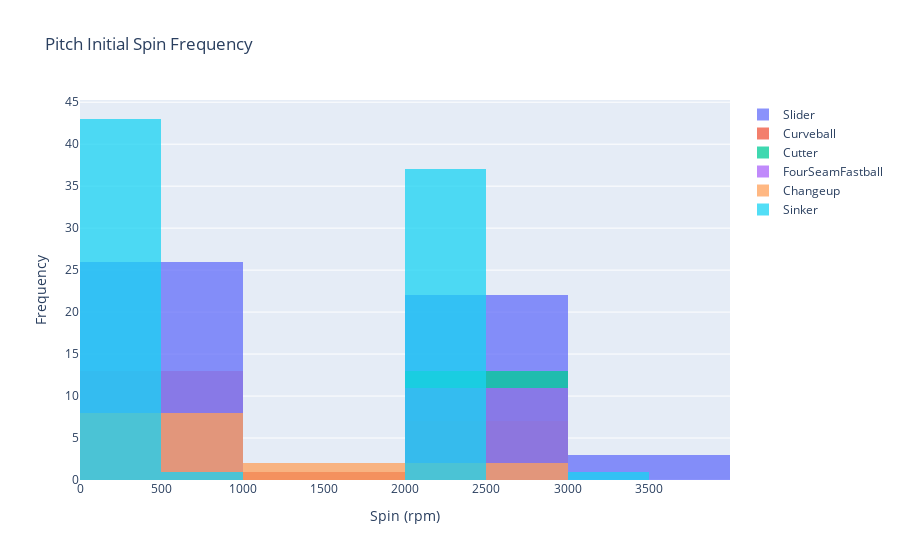

Notebook cell for this chart:
### Code cell
# Overlay
fig = go.Figure()
for i in range(len(pitch_type_types)):
    fig.add_trace(go.Histogram(x=pitch_speed[i], name=pitch_type_types[i]))
    
# Overlay both histograms
fig.update_layout(barmode='overlay', title_text='Pitch Initial Spin Frequency')
fig.update_xaxes(title_text="Spin (rpm)")
fig.update_yaxes(title_text="Frequency")

# Reduce opacity to see both histograms
fig.update_traces(opacity=0.75)
fig.show()

# fig.write_image("Pitch Initial Spin Frequency Histogram.png", engine='kaleido')

### Figure 1 — Plotly figure (JSON) as saved in the notebook; plotly's stock layout.template omitted (floating-point values rounded to 4 significant figures)
{"data": [{"name": "Slider", "opacity": 0.75, "type": "histogram", "x": [83, 80, 86, 82, 86, 71, 80, 79, 84, 80, 84, 87, 85, 83, 87, 79, 83, 84, 82, 84, 86, 79, 82, 86, 86, 85, 2470, 2910, 1350, 2290, 2490, 2410, 2370, 2130, 2570, 2370, 3080, 2890, 2550, 2460, 2490, 2530, 2500, 2540, 2520, 2590, 3230, 2550, 2160, 3040, 2580, 2870]}, {"name": "Curveball", "opacity": 0.75, "type": "histogram", "x": [71, 79, 77, 77, 80, 80, 78, 77, 2580, 2950, 2950, 1620, 2860, 2990, 2890, 2780]}, {"name": "Cutter", "opacity": 0.75, "type": "histogram", "x": [88, 87, 90, 90, 90, 86, 87, 87, 89, 86, 89, 86, 88, 2860, 2870, 2190, 2980, 2960, 2960, 2860, 2750, 2670, 2910, 2220, 2670, 2690]}, {"name": "FourSeamFastball", "opacity": 0.75, "type": "histogram", "x": [93, 93, 90, 97, 92, 91, 93, 91, 91, 94, 94, 91, 2180, 2530, 2090, 2260, 110, 2410, 2460, 2120, 2200, 2230, 2440, 2190]}, {"name": "Changeup", "opacity": 0.75, "type": "histogram", "x": [86, 83, 84, 86, 86, 84, 1760, 2350, 20, 2510, 1910, 200]}, {"name": "Sinker", "opacity": 0.75, "type": "histogram", "x": [95, 93, 95, 90, 96, 92, 92, 95, 94, 97, 91, 90, 96, 91, 91, 90, 93, 95, 95, 95, 96, 91, 92, 92, 95, 92, 92, 92, 95, 90, 94, 95, 91, 92, 91, 91, 92, 91, 95, 90, 92, 2280, 2230, 2250, 2330, 2350, 2390, 2080, 3350, 2240, 2300, 2260, 2170, 950, 2260, 2300, 2150, 2380, 2260, 2300, 2360, 2330, 2330, 2150, 2260, 10, 2310, 2280, 2310, 2140, 2240, 2300, 2330, 2200, 2250, 2150, 2210, 2220, 2370, 70, 2300, 2310]}], "layout": {"barmode": "overlay", "title": {"text": "Pitch Initial Spin Frequency"}, "xaxis": {"title": {"text": "Spin (rpm)"}}, "yaxis": {"title": {"text": "Frequency"}}}}
